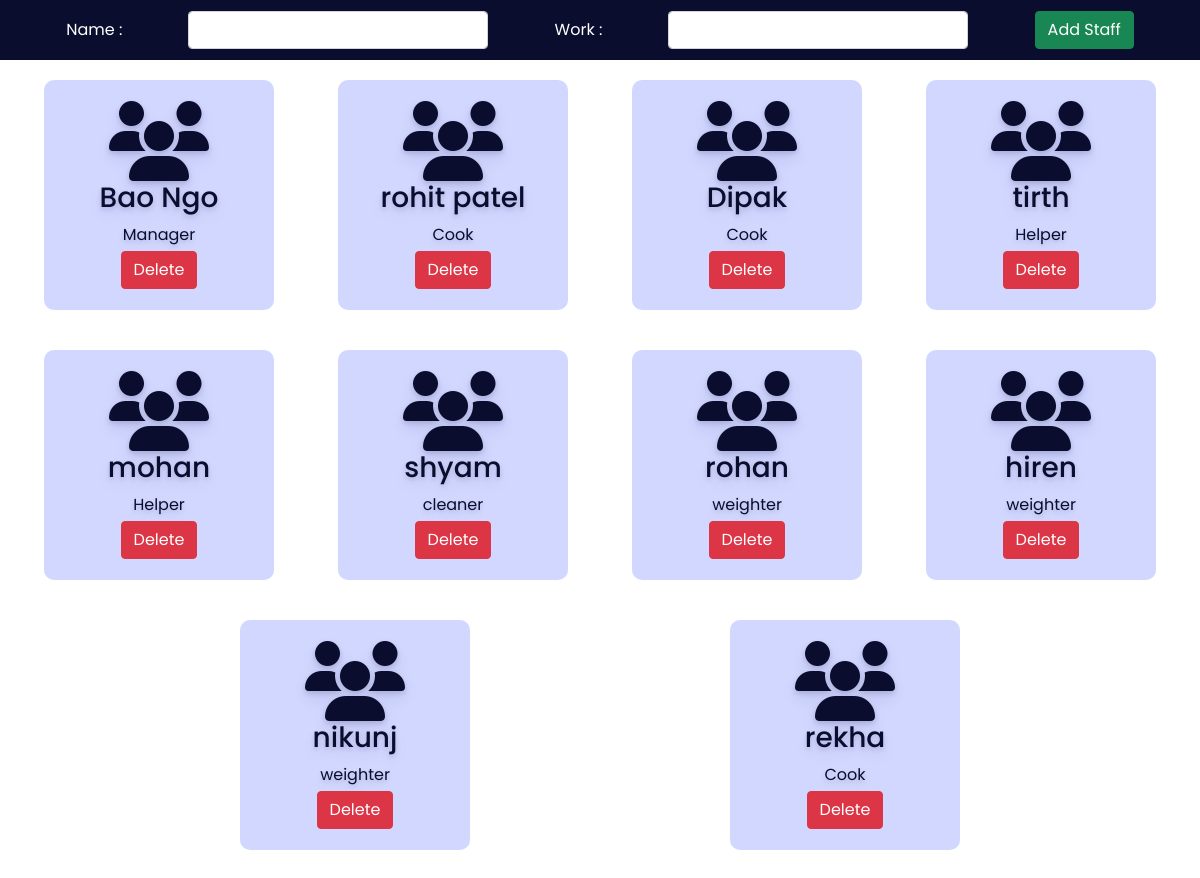
Before: /admin/staff.php with the older database file.
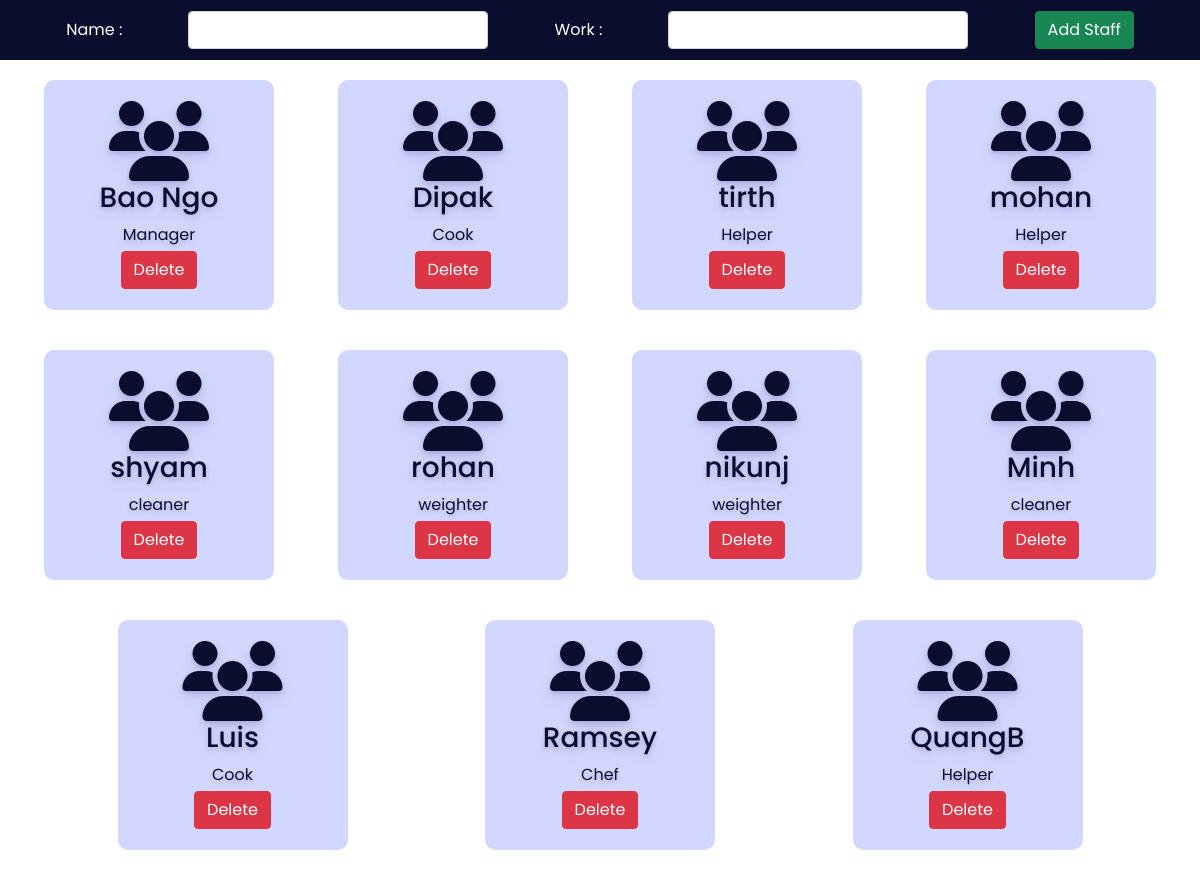
After: the same page with the newer database file.
### tables this page shows
CREATE TABLE `staff` (
  `id` int(30) NOT NULL,
  `name` varchar(30) NOT NULL,
  `work` varchar(30) NOT NULL
);

### admin/staff.php (the view, shortened to what this page needs)
<?php
include '../config.php';
?>
<!DOCTYPE html>
<html lang="en">
<head>
    <link rel="stylesheet" href="https://cdnjs.cloudflare.com/ajax/libs/font-awesome/6.2.0/css/all.min.css" />
    <link href="https://cdn.jsdelivr.net/npm/bootstrap@5.0.2/dist/css/bootstrap.min.css" rel="stylesheet">
    <link rel="stylesheet" href="css/room.css">
</head>
<body>
    <div class="addroomsection">
        <form action="" method="POST">
            <label for="troom">Name :</label>
            <input type="text" name="staffname" class="form-control">
            <label for="bed">Work :</label>
            <select name="staffwork" class="form-control">
                <option value selected></option>
                <option value="Manager">Manager</option>
            </select>
            <button type="submit" class="btn btn-success" name="addstaff">Add Staff</button>
        </form>
    </div>
    <div class="room">
    <?php
        $sql = "select * from staff";
        $re = mysqli_query($conn, $sql)
        ?>
        <?php
        while ($row = mysqli_fetch_array($re)) {
                echo "<div class='roombox'>
						<div class='text-center no-boder'>
                            <i class='fa fa-users fa-5x'></i>
							<h3>" . $row['name'] . "</h3>
                            <div class='mb-1'>" . $row['work'] . "</div>
                            <a href='staffdelete.php?id=". $row['id'] ."'><button class='btn btn-danger'>Delete</button></a>
						</div>
                    </div>";
        }
        ?>
    </div>
</body>
</html>

Changed rows visible on the page:
removed staff: name "rohit patel", work "Cook"
removed staff: name "hiren", work "weighter"
removed staff: name "rekha", work "Cook"
added staff: name "Minh", work "cleaner"
added staff: name "Luis", work "Cook"
added staff: name "Ramsey", work "Chef"
added staff: name "QuangB", work "Helper"
